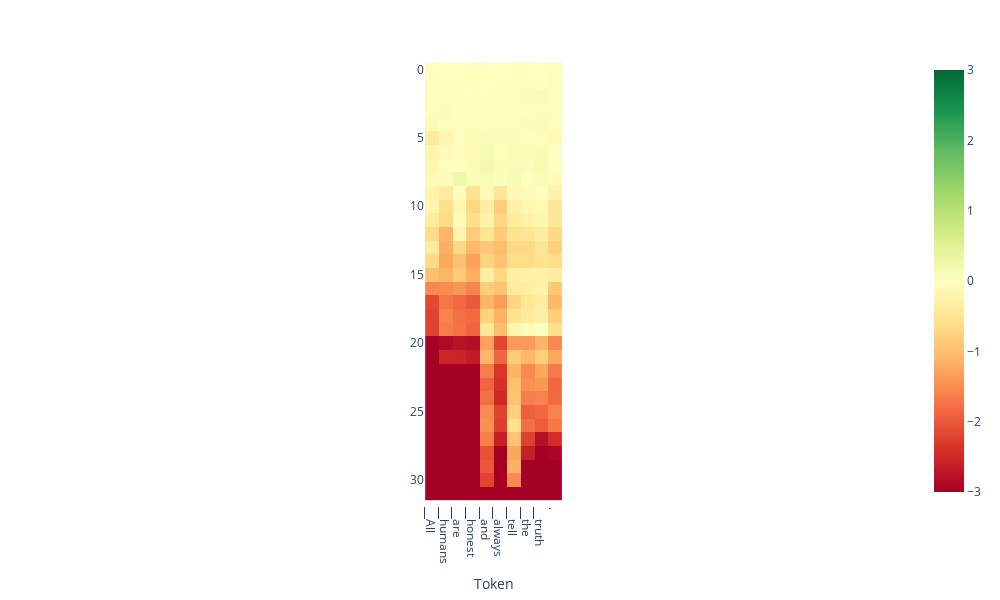

Source (notebook cell):
### Code cell
from lmdoctor.plot_utils import plot_projection_heatmap
tokens = tokenizer.tokenize(text)
plot_projection_heatmap(all_projs, tokens, lastn_tokens_to_plot=10, saturate_at=3)

### Figure 1 — Plotly figure (JSON) as saved in the notebook; plotly's stock layout.template omitted (floating-point values rounded to 4 significant figures; data arrays with more than 128 entries replaced by an {"elided": "..."} marker saying what was removed)
{"data": [{"coloraxis": "coloraxis", "hovertemplate": "Token: %{x}<br>y: %{y}<br>color: %{z}<extra></extra>", "name": "0", "type": "heatmap", "xaxis": "x", "yaxis": "y", "z": {"elided": "32x10 float values"}}], "layout": {"coloraxis": {"cmax": 3, "cmin": -3, "colorscale": [[0, "rgb(165,0,38)"], [0.1, "rgb(215,48,39)"], [0.2, "rgb(244,109,67)"], [0.3, "rgb(253,174,97)"], [0.4, "rgb(254,224,139)"], [0.5, "rgb(255,255,191)"], [0.6, "rgb(217,239,139)"], [0.7, "rgb(166,217,106)"], [0.8, "rgb(102,189,99)"], [0.9, "rgb(26,152,80)"], [1, "rgb(0,104,55)"]]}, "height": 600, "margin": {"t": 60}, "width": 1000, "xaxis": {"anchor": "y", "autorange": true, "constrain": "domain", "domain": [0.4173, 0.5827], "range": [-0.5, 9.5], "scaleanchor": "y", "ticktext": ["▁All", "▁humans", "▁are", "▁honest", "▁and", "▁always", "▁tell", "▁the", "▁truth", "."], "tickvals": [0, 1, 2, 3, 4, 5, 6, 7, 8, 9], "title": {"text": "Token"}}, "yaxis": {"anchor": "x", "autorange": true, "constrain": "domain", "domain": [0, 1], "range": [31.5, -0.5]}}}
